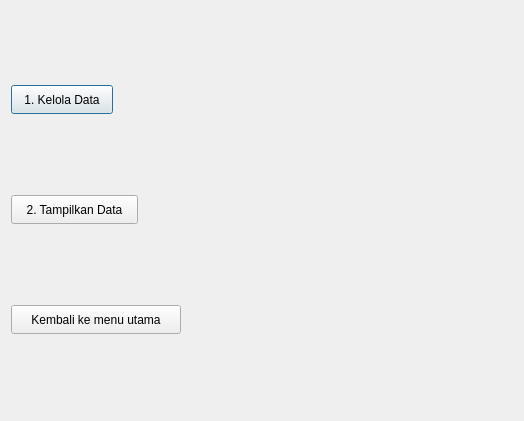
<?xml version="1.0" encoding="UTF-8"?>
<ui version="4.0">
 <class>menuAnggota</class>
 <widget class="QDialog" name="menuAnggota">
  <property name="geometry">
   <rect>
    <x>0</x>
    <y>0</y>
    <width>524</width>
    <height>421</height>
   </rect>
  </property>
  <property name="windowTitle">
   <string>Dialog</string>
  </property>
  <widget class="QPushButton" name="pushButton_kelolaAnggota">
   <property name="geometry">
    <rect>
     <x>11</x>
     <y>85</y>
     <width>102</width>
     <height>29</height>
    </rect>
   </property>
   <property name="text">
    <string>1. Kelola Data</string>
   </property>
  </widget>
  <widget class="QPushButton" name="pushButton_2">
   <property name="geometry">
    <rect>
     <x>11</x>
     <y>195</y>
     <width>127</width>
     <height>29</height>
    </rect>
   </property>
   <property name="text">
    <string>2. Tampilkan Data</string>
   </property>
  </widget>
  <widget class="QPushButton" name="pushButton_menuUtama2">
   <property name="geometry">
    <rect>
     <x>11</x>
     <y>305</y>
     <width>170</width>
     <height>29</height>
    </rect>
   </property>
   <property name="text">
    <string>Kembali ke menu utama</string>
   </property>
  </widget>
 </widget>
 <resources/>
 <connections/>
</ui>
